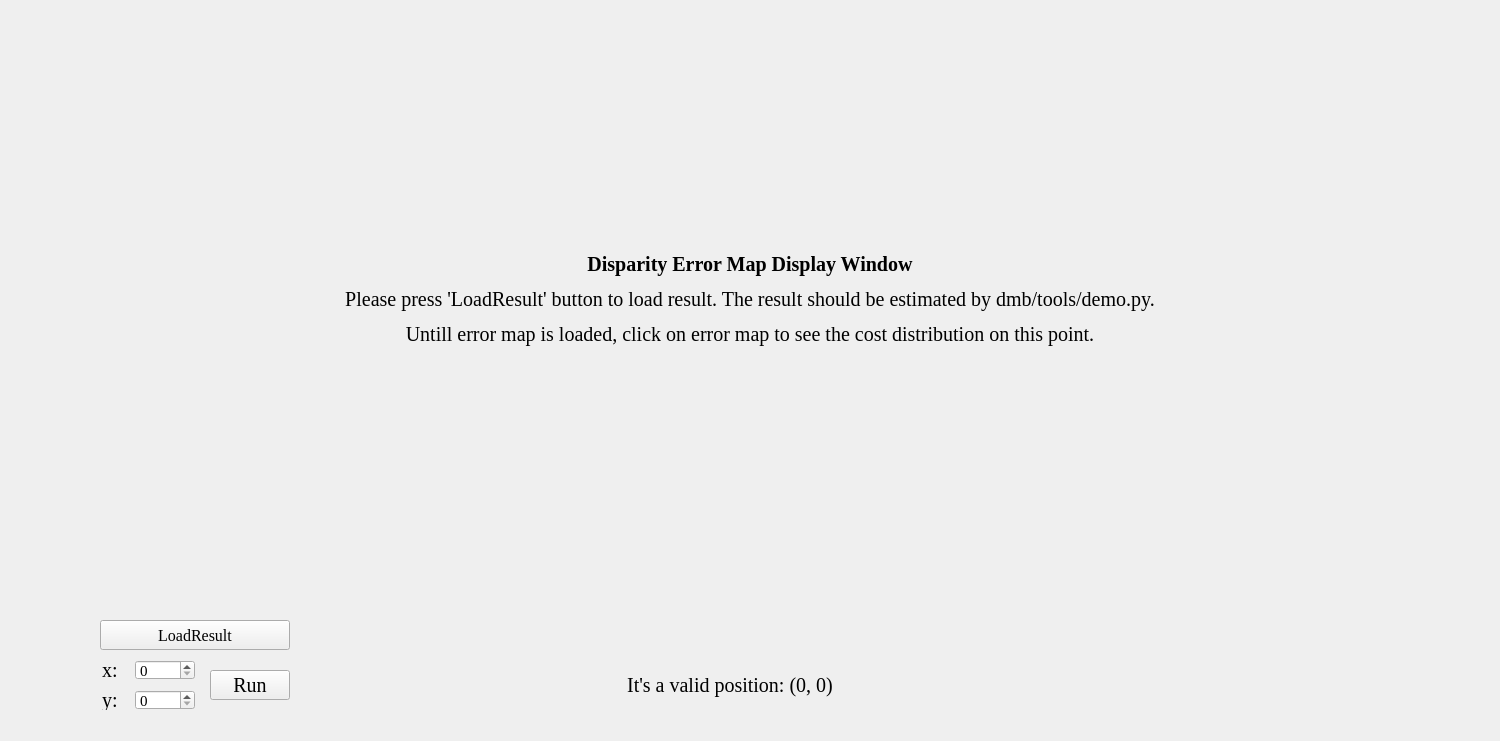
<?xml version="1.0" encoding="UTF-8"?>
<ui version="4.0">
 <class>CostView</class>
 <widget class="QMainWindow" name="CostView">
  <property name="geometry">
   <rect>
    <x>0</x>
    <y>0</y>
    <width>1500</width>
    <height>741</height>
   </rect>
  </property>
  <property name="windowTitle">
   <string>MainWindow</string>
  </property>
  <widget class="QWidget" name="widget">
   <widget class="QLabel" name="show_error_map">
    <property name="geometry">
     <rect>
      <x>0</x>
      <y>0</y>
      <width>1500</width>
      <height>600</height>
     </rect>
    </property>
    <property name="font">
     <font>
      <family>Times New Roman</family>
      <pointsize>15</pointsize>
     </font>
    </property>
    <property name="text">
     <string>&lt;html&gt;&lt;head/&gt;&lt;body&gt;&lt;p align=&quot;center&quot;&gt;&lt;span style=&quot; font-weight:600;&quot;&gt;Disparity Error Map Display Window&lt;/span&gt;&lt;/p&gt;&lt;p align=&quot;center&quot;&gt;Please press 'LoadResult' button to load result. The result should be estimated by dmb/tools/demo.py.&lt;/p&gt;&lt;p align=&quot;center&quot;&gt;Untill error map is loaded, click on error map to see the cost distribution on this point.&lt;/p&gt;&lt;/body&gt;&lt;/html&gt;</string>
    </property>
    <property name="textFormat">
     <enum>Qt::RichText</enum>
    </property>
    <property name="alignment">
     <set>Qt::AlignCenter</set>
    </property>
    <property name="margin">
     <number>0</number>
    </property>
   </widget>
   <widget class="QPushButton" name="run">
    <property name="geometry">
     <rect>
      <x>210</x>
      <y>670</y>
      <width>80</width>
      <height>30</height>
     </rect>
    </property>
    <property name="font">
     <font>
      <family>Times New Roman</family>
      <pointsize>15</pointsize>
      <weight>50</weight>
      <bold>false</bold>
     </font>
    </property>
    <property name="text">
     <string>Run</string>
    </property>
    <property name="iconSize">
     <size>
      <width>20</width>
      <height>20</height>
     </size>
    </property>
   </widget>
   <widget class="QLabel" name="x">
    <property name="geometry">
     <rect>
      <x>100</x>
      <y>660</y>
      <width>20</width>
      <height>20</height>
     </rect>
    </property>
    <property name="font">
     <font>
      <family>Times New Roman</family>
      <pointsize>15</pointsize>
     </font>
    </property>
    <property name="text">
     <string>x:</string>
    </property>
    <property name="alignment">
     <set>Qt::AlignCenter</set>
    </property>
   </widget>
   <widget class="QLabel" name="y">
    <property name="geometry">
     <rect>
      <x>100</x>
      <y>690</y>
      <width>20</width>
      <height>20</height>
     </rect>
    </property>
    <property name="font">
     <font>
      <family>Times New Roman</family>
      <pointsize>15</pointsize>
     </font>
    </property>
    <property name="text">
     <string>y:</string>
    </property>
    <property name="alignment">
     <set>Qt::AlignCenter</set>
    </property>
   </widget>
   <widget class="QSpinBox" name="x_num">
    <property name="geometry">
     <rect>
      <x>135</x>
      <y>660</y>
      <width>60</width>
      <height>20</height>
     </rect>
    </property>
    <property name="font">
     <font>
      <family>Times New Roman</family>
      <pointsize>11</pointsize>
     </font>
    </property>
    <property name="maximum">
     <number>1500</number>
    </property>
   </widget>
   <widget class="QSpinBox" name="y_num">
    <property name="geometry">
     <rect>
      <x>135</x>
      <y>690</y>
      <width>60</width>
      <height>20</height>
     </rect>
    </property>
    <property name="font">
     <font>
      <family>Times New Roman</family>
      <pointsize>11</pointsize>
     </font>
    </property>
    <property name="maximum">
     <number>600</number>
    </property>
   </widget>
   <widget class="QLabel" name="showInfo">
    <property name="geometry">
     <rect>
      <x>290</x>
      <y>660</y>
      <width>880</width>
      <height>50</height>
     </rect>
    </property>
    <property name="font">
     <font>
      <family>Times New Roman</family>
      <pointsize>15</pointsize>
     </font>
    </property>
    <property name="text">
     <string>It's a valid position: (0, 0)</string>
    </property>
    <property name="alignment">
     <set>Qt::AlignCenter</set>
    </property>
   </widget>
   <widget class="QPushButton" name="load_result">
    <property name="geometry">
     <rect>
      <x>100</x>
      <y>620</y>
      <width>190</width>
      <height>30</height>
     </rect>
    </property>
    <property name="font">
     <font>
      <family>Times New Roman</family>
      <pointsize>12</pointsize>
     </font>
    </property>
    <property name="text">
     <string>LoadResult</string>
    </property>
   </widget>
  </widget>
 </widget>
 <resources/>
 <connections>
  <connection>
   <sender>load_result</sender>
   <signal>clicked()</signal>
   <receiver>CostView</receiver>
   <slot>openDiag()</slot>
   <hints>
    <hint type="sourcelabel">
     <x>135</x>
     <y>635</y>
    </hint>
    <hint type="destinationlabel">
     <x>47</x>
     <y>639</y>
    </hint>
   </hints>
  </connection>
  <connection>
   <sender>run</sender>
   <signal>clicked()</signal>
   <receiver>CostView</receiver>
   <slot>setXY_andRun()</slot>
   <hints>
    <hint type="sourcelabel">
     <x>244</x>
     <y>687</y>
    </hint>
    <hint type="destinationlabel">
     <x>217</x>
     <y>712</y>
    </hint>
   </hints>
  </connection>
 </connections>
 <slots>
  <slot>openDiag()</slot>
  <slot>setXY_andRun()</slot>
 </slots>
</ui>
